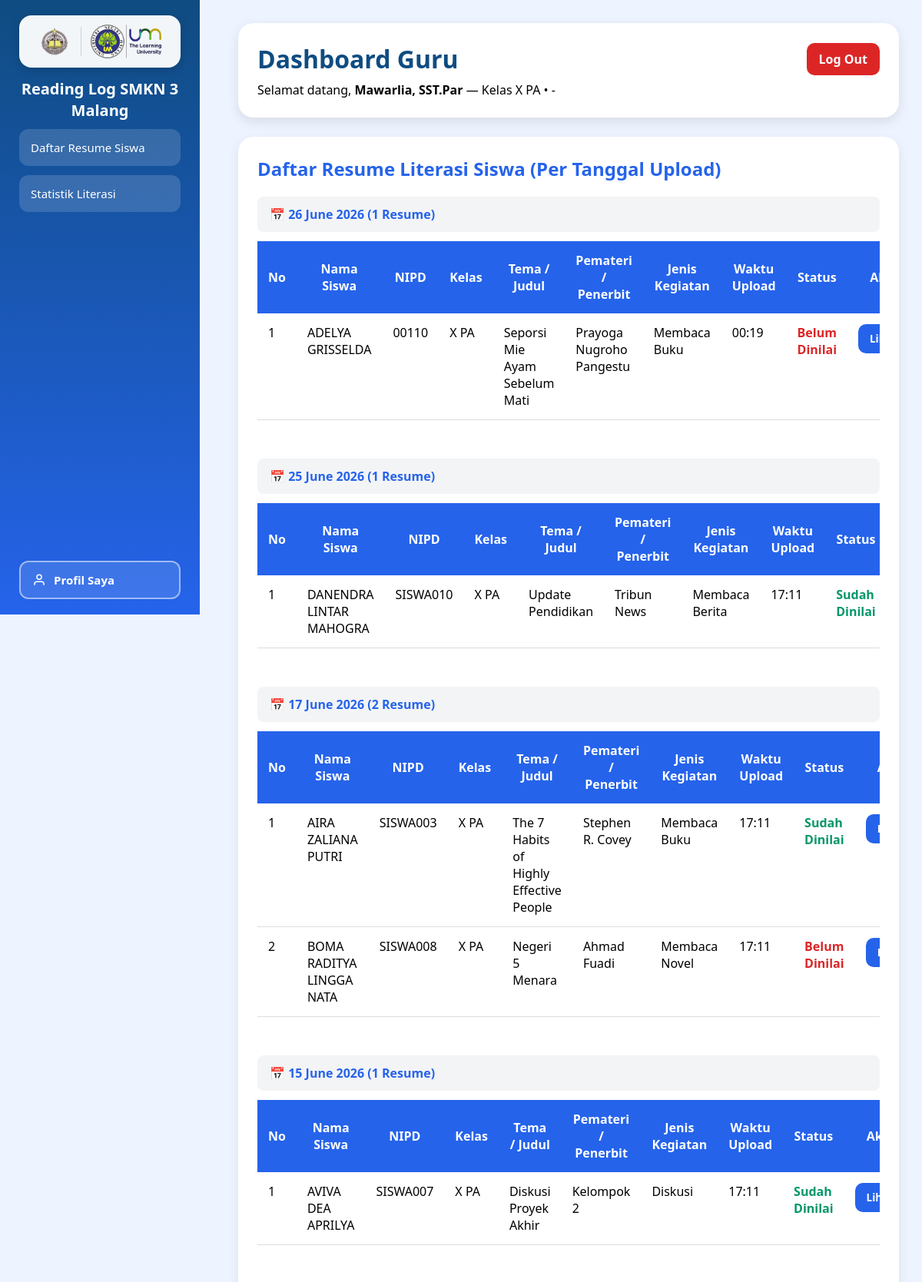
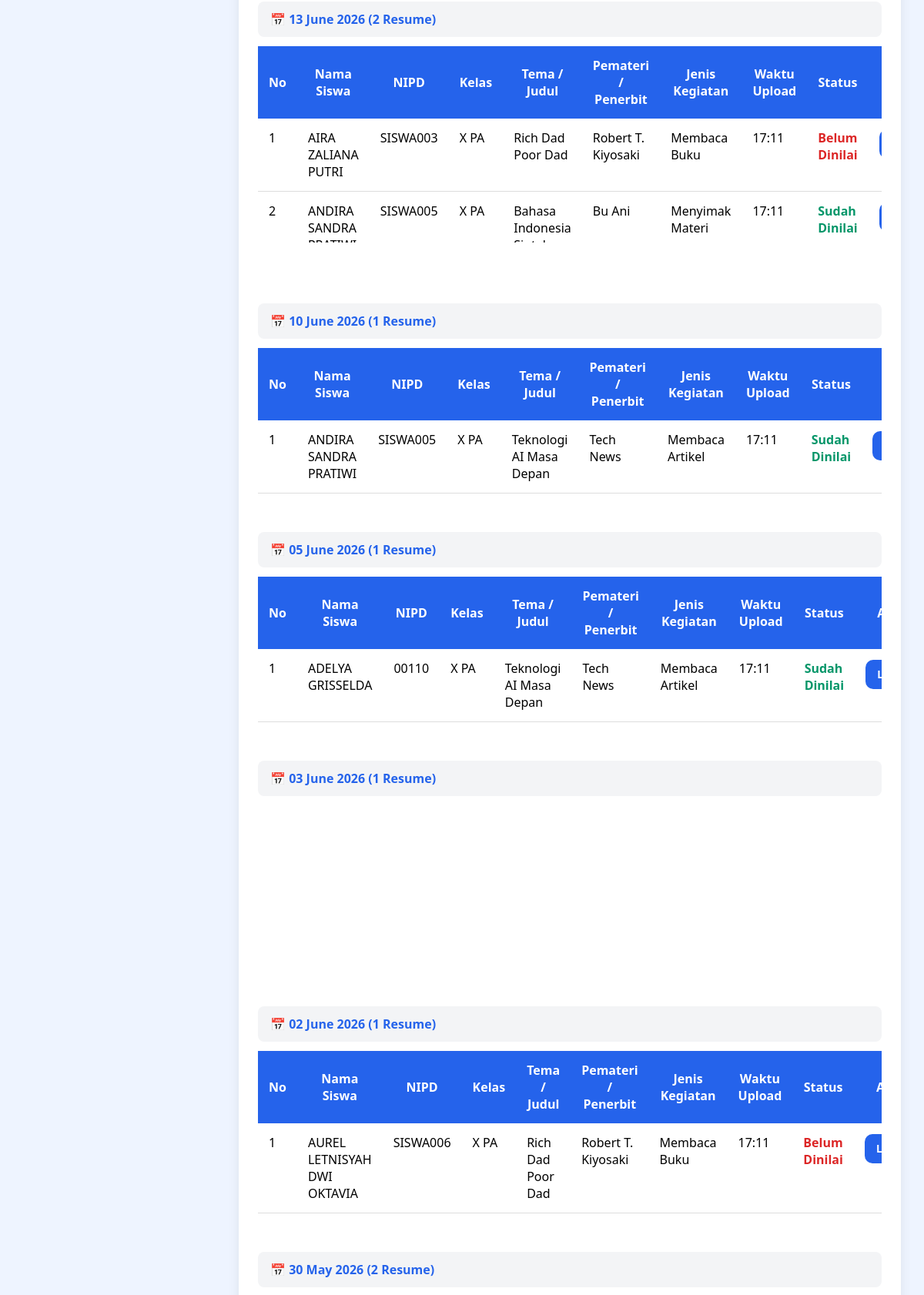
The app's page /guru/dashboard_guru.php (signed in, upper part) with its own data (2 pictures, top to bottom).
### tables this page shows
CREATE TABLE `users` (
  `id` int(10) UNSIGNED NOT NULL,
  `nama` varchar(150) NOT NULL,
  `email` varchar(150) NOT NULL,
  `password` varchar(255) NOT NULL,
  `jabatan` enum('Super Admin','Guru','Siswa') NOT NULL,
  `nis_nip` varchar(50) NOT NULL,
  `kelas` varchar(50) NOT NULL,
  `jurusan` varchar(100) NOT NULL,
  `is_active` tinyint(1) NOT NULL DEFAULT 1,
  `created_at` datetime NOT NULL DEFAULT current_timestamp(),
  `updated_at` datetime NOT NULL DEFAULT current_timestamp() ON UPDATE current_timestamp()
);

CREATE TABLE `resume_literasi` (
  `id` int(10) UNSIGNED NOT NULL,
  `user_id` int(10) UNSIGNED NOT NULL,
  `nama` varchar(150) NOT NULL,
  `tanggal` datetime NOT NULL,
  `kelas` varchar(100) NOT NULL,
  `kegiatan` varchar(100) NOT NULL,
  `judul` varchar(255) NOT NULL,
  `nama_pemateri_penerbit` varchar(255) DEFAULT NULL,
  `resume_text` longtext NOT NULL,
  `resume_html` longtext DEFAULT NULL,
  `dokumentasi_link` varchar(500) DEFAULT NULL,
  `created_at` datetime DEFAULT current_timestamp()
);

CREATE TABLE `penilaian_guru` (
  `id` int(10) UNSIGNED NOT NULL,
  `resume_id` int(10) UNSIGNED NOT NULL,
  `guru_id` int(10) UNSIGNED NOT NULL,
  `score` int(11) DEFAULT NULL,
  `feedback` longtext NOT NULL,
  `saran` longtext DEFAULT NULL,
  `created_at` datetime DEFAULT current_timestamp(),
  `updated_at` datetime DEFAULT current_timestamp() ON UPDATE current_timestamp()
);

### guru/dashboard_guru.php (the view, shortened to what this page needs)
<?php
include __DIR__ . '/../inc_koneksi.php';
function esc($value) {
    return htmlspecialchars((string) $value, ENT_QUOTES, 'UTF-8');
}
function ensure_resume_table($koneksi)
{
    return $koneksi->query(
        "CREATE TABLE IF NOT EXISTS resume_literasi (
            id INT UNSIGNED NOT NULL AUTO_INCREMENT,
            user_id INT UNSIGNED NOT NULL,
            nama VARCHAR(150) NOT NULL,
            tanggal DATETIME NOT NULL,
            kelas VARCHAR(100) NOT NULL,
            kegiatan VARCHAR(100) NOT NULL,
            judul VARCHAR(255) NOT NULL,
            nama_pemateri_penerbit VARCHAR(255) DEFAULT NULL,
            resume_text LONGTEXT NOT NULL,
            resume_html LONGTEXT,
            dokumentasi_link VARCHAR(500) DEFAULT NULL,
            created_at DATETIME DEFAULT CURRENT_TIMESTAMP,
            PRIMARY KEY (id),
            FOREIGN KEY (user_id) REFERENCES users(id) ON DELETE CASCADE
        ) ENGINE=InnoDB DEFAULT CHARSET=utf8mb4 COLLATE=utf8mb4_general_ci"
    );
}
function ensure_penilaian_table($koneksi)
{
    return $koneksi->query(
        "CREATE TABLE IF NOT EXISTS penilaian_guru (
            id INT UNSIGNED NOT NULL AUTO_INCREMENT,
            resume_id INT UNSIGNED NOT NULL,
            guru_id INT UNSIGNED NOT NULL,
            score INT DEFAULT NULL,
            feedback LONGTEXT NOT NULL,
            saran LONGTEXT,
            created_at DATETIME DEFAULT CURRENT_TIMESTAMP,
            updated_at DATETIME DEFAULT CURRENT_TIMESTAMP ON UPDATE CURRENT_TIMESTAMP,
            PRIMARY KEY (id),
            UNIQUE KEY uniq_resume_guru (resume_id, guru_id),
            FOREIGN KEY (resume_id) REFERENCES resume_literasi(id) ON DELETE CASCADE,
            FOREIGN KEY (guru_id) REFERENCES users(id) ON DELETE CASCADE
        ) ENGINE=InnoDB DEFAULT CHARSET=utf8mb4 COLLATE=utf8mb4_general_ci"
    );
}
$user_id = $_SESSION['user_id'];
$stmt = $koneksi->prepare('SELECT id, nama, kelas FROM users WHERE id = ? AND jabatan = ?');
$jabatan = 'Guru';
$guru = null;
if ($stmt) {
    $stmt->bind_param('is', $user_id, $jabatan);
    $stmt->execute();
    $result = $stmt->get_result();
    $guru = $result->fetch_assoc();
}
$resume_data = [];
$kelas_guru = $guru['kelas'] ?? '';
if ($guru) {
    $kelas = $kelas_guru;
    $resume_table_ready = false;
    $penilaian_table_ready = false;
    try {
        $resume_table_ready = ensure_resume_table($koneksi);
        $penilaian_table_ready = ensure_penilaian_table($koneksi);
    } catch (Throwable $e) {
        $resume_table_ready = false;
        $penilaian_table_ready = false;
    }
    if ($resume_table_ready && $penilaian_table_ready) {
        $sql = "SELECT
        r.*,
        u.nama AS siswa_nama,
        u.email,
        u.kelas,
        u.nis_nip,
        p.feedback,
        p.score
    FROM resume_literasi r
    JOIN users u ON r.user_id = u.id
    LEFT JOIN penilaian_guru p ON r.id = p.resume_id AND p.guru_id = ?
                WHERE u.kelas = ? AND u.jabatan = 'Siswa'
                ORDER BY r.tanggal DESC";
        try {
            $stmt = $koneksi->prepare($sql);
        } catch (Throwable $e) {
            $stmt = false;
        }
        if ($stmt) {
            $stmt->bind_param('is', $user_id, $kelas);
            $stmt->execute();
            $result = $stmt->get_result();
            while ($row = $result->fetch_assoc()) {
                $resume_data[] = $row;
            }
        }
    }
}
$grouped_data = [];
foreach ($resume_data as $item) {
    $timestamp = strtotime($item['tanggal']);
    $date = date('Y-m-d', $timestamp);
    $date_formatted = date('d F Y', $timestamp);
    if (!isset($grouped_data[$date])) {
        $grouped_data[$date] = [
            'date_formatted' => $date_formatted,
            'items' => []
        ];
    }
    $grouped_data[$date]['items'][] = $item;
}
?>
<!DOCTYPE html>
<html lang="id">
<head>
</head>
<body>
    <div class="sidebar">
        <?php include __DIR__ . '/../includes/sidebar_logo.php'; ?>
        <h2>Reading Log SMKN 3 Malang</h2>
        <div class="sidebar-menu-area">
            <div class="menu">
                <button onclick="showPage('resumePage')">
                    Daftar Resume Siswa
                </button>
                <button onclick="showPage('statistikPage')">
                    Statistik Literasi
                </button>
            </div>
        </div>
        <button class="sidebar-profile-btn" onclick="openProfileModal()">
            <svg width="18" height="18" viewBox="0 0 24 24" fill="none" stroke="currentColor" stroke-width="2"><path d="M20 21v-2a4 4 0 0 0-4-4H8a4 4 0 0 0-4 4v2"/><circle cx="12" cy="7" r="4"/></svg>
            Profil Saya
        </button>
    </div>
    <div class="main">
        <div class="header">
            <div class="header-top">
                <h1>Dashboard Guru</h1>
                <a class="logout-link" href="../logout.php">Log Out</a>
            </div>
            <p>
                Selamat datang, <strong><?php echo esc($guru['nama'] ?? '-'); ?></strong> &mdash;
                Kelas <?php echo esc($guru['kelas'] ?? '-'); ?> &bull;
                <?php echo esc($guru['jurusan'] ?? '-'); ?>
            </p>
        </div>
        <div id="resumePage" class="page active">
            <div class="card">
                <h2>Daftar Resume Literasi Siswa (Per Tanggal Upload)</h2>
                <?php if (!$guru): ?>
                    <p style="text-align: center; color: #dc2626; padding: 30px;">
                        Data guru tidak ditemukan. Pastikan akun guru sudah tersimpan dengan kelas yang valid di database.
                    </p>
                <?php elseif (empty($resume_data)): ?>
                    <p style="text-align: center; color: #999; padding: 30px;">
                        Belum ada resume siswa yang diupload.
                    </p>
                <?php else: ?>
                    <?php foreach ($grouped_data as $date => $group): ?>
                        <div style="margin-bottom: 30px;">
                            <h3 style="background: #f3f4f6; padding: 12px 16px; border-radius: 8px; margin-bottom: 12px; color: #2563eb; font-size: 16px;">
                                📅 <?php echo $group['date_formatted']; ?> (<?php echo count($group['items']); ?> Resume)
                            </h3>
                            <div style="overflow-x: auto;">
                                <table style="margin-bottom: 20px;">
                                    <thead>
                                        <tr>
                                            <th>No</th>
                                            <th>Nama Siswa</th>
                                            <th>NIPD</th>
                                            <th>Kelas</th>
                                            <th>Tema / Judul</th>
                                            <th>Pemateri / Penerbit</th>
                                            <th>Jenis Kegiatan</th>
                                            <th>Waktu Upload</th>
                                            <th>Status</th>
                                            <th>Aksi</th>
                                        </tr>
                                    </thead>
                                    <tbody>
                                        <?php foreach ($group['items'] as $index => $resume): ?>
                                            <tr>
                                                <td><?php echo $index + 1; ?></td>
                                                <td><?php echo esc($resume['siswa_nama']); ?></td>
                                                <td><?php echo esc($resume['nis_nip']); ?></td>
                                                <td><?php echo esc($resume['kelas']); ?></td>
                                                <td><?php echo esc($resume['judul']); ?></td>
                                                <td><?php echo esc($resume['nama_pemateri_penerbit'] ?? '-'); ?></td>
                                                <td><?php echo esc($resume['kegiatan']); ?></td>
                                                <td><?php echo date('H:i', strtotime($resume['tanggal'])); ?></td>
                                                <td style="color: <?php echo empty($resume['feedback']) ? '#dc2626' : '#059669'; ?>; font-weight: bold;">
                                                    <?php echo empty($resume['feedback']) ? 'Belum Dinilai' : 'Sudah Dinilai'; ?>
                                                </td>
                                                <td>
                                                    <button class="btn btn-detail" onclick="openModal('<?php echo esc($resume['id']); ?>')">Lihat</button>
                                                </td>
                                            </tr>
                                        <?php endforeach; ?>
                                    </tbody>
                                </table>
                            </div>
                        </div>
                    <?php endforeach; ?>
                <?php endif; ?>
            </div>
        </div>
    </div>
</body>
</html>

### records on screen
users: nama "Mawarlia, SST.Par", kelas "X PA"
resume_literasi: user.nama "ADELYA GRISSELDA", user.nis_nip "00110", user.kelas "X PA", judul "Seporsi Mie Ayam Sebelum Mati", nama_pemateri_penerbit "Prayoga Nugroho Pangestu", kegiatan "Membaca Buku", tanggal "00:19", shows "Belum Dinilai"
penilaian_guru: users.nama "DANENDRA LINTAR MAHOGRA", users.nis_nip "SISWA010", users.kelas "X PA", resume.judul "Update Pendidikan", resume.nama_pemateri_penerbit "Tribun News", resume.kegiatan "Membaca Berita", resume.tanggal "17:11", shows "Sudah Dinilai"
penilaian_guru: users.nama "AIRA ZALIANA PUTRI", users.nis_nip "SISWA003", users.kelas "X PA", resume.judul "The 7 Habits of Highly Effective People", resume.nama_pemateri_penerbit "Stephen R. Covey", resume.kegiatan "Membaca Buku", resume.tanggal "17:11", shows "Sudah Dinilai"
resume_literasi: user.nama "BOMA RADITYA LINGGA NATA", user.nis_nip "SISWA008", user.kelas "X PA", judul "Negeri 5 Menara", nama_pemateri_penerbit "Ahmad Fuadi", kegiatan "Membaca Novel", tanggal "17:11", shows "Belum Dinilai"
penilaian_guru: users.nama "AVIVA DEA APRILYA", users.nis_nip "SISWA007", users.kelas "X PA", resume.judul "Diskusi Proyek Akhir", resume.nama_pemateri_penerbit "Kelompok 2", resume.kegiatan "Diskusi", resume.tanggal "17:11", shows "Sudah Dinilai"
resume_literasi: user.nama "AIRA ZALIANA PUTRI", user.nis_nip "SISWA003", user.kelas "X PA", judul "Rich Dad Poor Dad", nama_pemateri_penerbit "Robert T. Kiyosaki", kegiatan "Membaca Buku", tanggal "17:11", shows "Belum Dinilai"
penilaian_guru: users.nama "ANDIRA SANDRA PRATIWI", users.nis_nip "SISWA005", users.kelas "X PA", resume.judul "Bahasa Indonesia Sintaks", resume.nama_pemateri_penerbit "Bu Ani", resume.kegiatan "Menyimak Materi", resume.tanggal "17:11", shows "Sudah Dinilai"
penilaian_guru: users.nama "ANDIRA SANDRA PRATIWI", users.nis_nip "SISWA005", users.kelas "X PA", resume.judul "Teknologi AI Masa Depan", resume.nama_pemateri_penerbit "Tech News", resume.kegiatan "Membaca Artikel", resume.tanggal "17:11", shows "Sudah Dinilai"
penilaian_guru: users.nama "ADELYA GRISSELDA", users.nis_nip "00110", users.kelas "X PA", resume.judul "Teknologi AI Masa Depan", resume.nama_pemateri_penerbit "Tech News", resume.kegiatan "Membaca Artikel", resume.tanggal "17:11", shows "Sudah Dinilai"
resume_literasi: user.nama "AUREL LETNISYAH DWI OKTAVIA", user.nis_nip "SISWA006", user.kelas "X PA", judul "Rich Dad Poor Dad", nama_pemateri_penerbit "Robert T. Kiyosaki", kegiatan "Membaca Buku", tanggal "17:11", shows "Belum Dinilai"

### other values on screen
$guru['jurusan'] "-"
$group['date_formatted'] "26 June 2026"
count($group['items']) "1"
$group['date_formatted'] "25 June 2026"
$group['date_formatted'] "17 June 2026"
count($group['items']) "2"
$group['date_formatted'] "15 June 2026"
$group['date_formatted'] "13 June 2026"
$group['date_formatted'] "10 June 2026"
$group['date_formatted'] "05 June 2026"
$group['date_formatted'] "03 June 2026"
$group['date_formatted'] "02 June 2026"
$group['date_formatted'] "30 May 2026"
